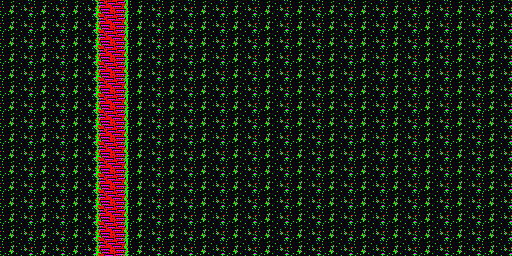

A 2D game scene composited from a Tiled map and its tileset images. What follows is a short description and the map's XML, with every tile layer's data as written:
An orthogonal 16x16 tile map with 32x16 px tiles, 1 tile layer (Tile Layer 1).

<map version="1.4" tiledversion="1.4.3" orientation="orthogonal" renderorder="right-down" width="16" height="16" tilewidth="32" tileheight="16" infinite="0" backgroundcolor="#ff0000" nextlayerid="2" nextobjectid="1">
 <tileset firstgid="1" source="tileset.tsx" />
 <layer id="1" name="Tile Layer 1" width="16" height="16">
  <data encoding="csv">
2,2,2,1,2,2,2,2,2,2,2,2,2,2,2,2,
2,2,2,1,2,2,2,2,2,2,2,2,2,2,2,2,
2,2,2,1,2,2,2,2,2,2,2,2,2,2,2,2,
2,2,2,1,2,2,2,2,2,2,2,2,2,2,2,2,
2,2,2,1,2,2,2,2,2,2,2,2,2,2,2,2,
2,2,2,1,2,2,2,2,2,2,2,2,2,2,2,2,
2,2,2,1,2,2,2,2,2,2,2,2,2,2,2,2,
2,2,2,1,2,2,2,2,2,2,2,2,2,2,2,2,
2,2,2,1,2,2,2,2,2,2,2,2,2,2,2,2,
2,2,2,1,2,2,2,2,2,2,2,2,2,2,2,2,
2,2,2,1,2,2,2,2,2,2,2,2,2,2,2,2,
2,2,2,1,2,2,2,2,2,2,2,2,2,2,2,2,
2,2,2,1,2,2,2,2,2,2,2,2,2,2,2,2,
2,2,2,1,2,2,2,2,2,2,2,2,2,2,2,2,
2,2,2,1,2,2,2,2,2,2,2,2,2,2,2,2,
2,2,2,1,2,2,2,2,2,2,2,2,2,2,2,2
</data>
 </layer>
</map>
